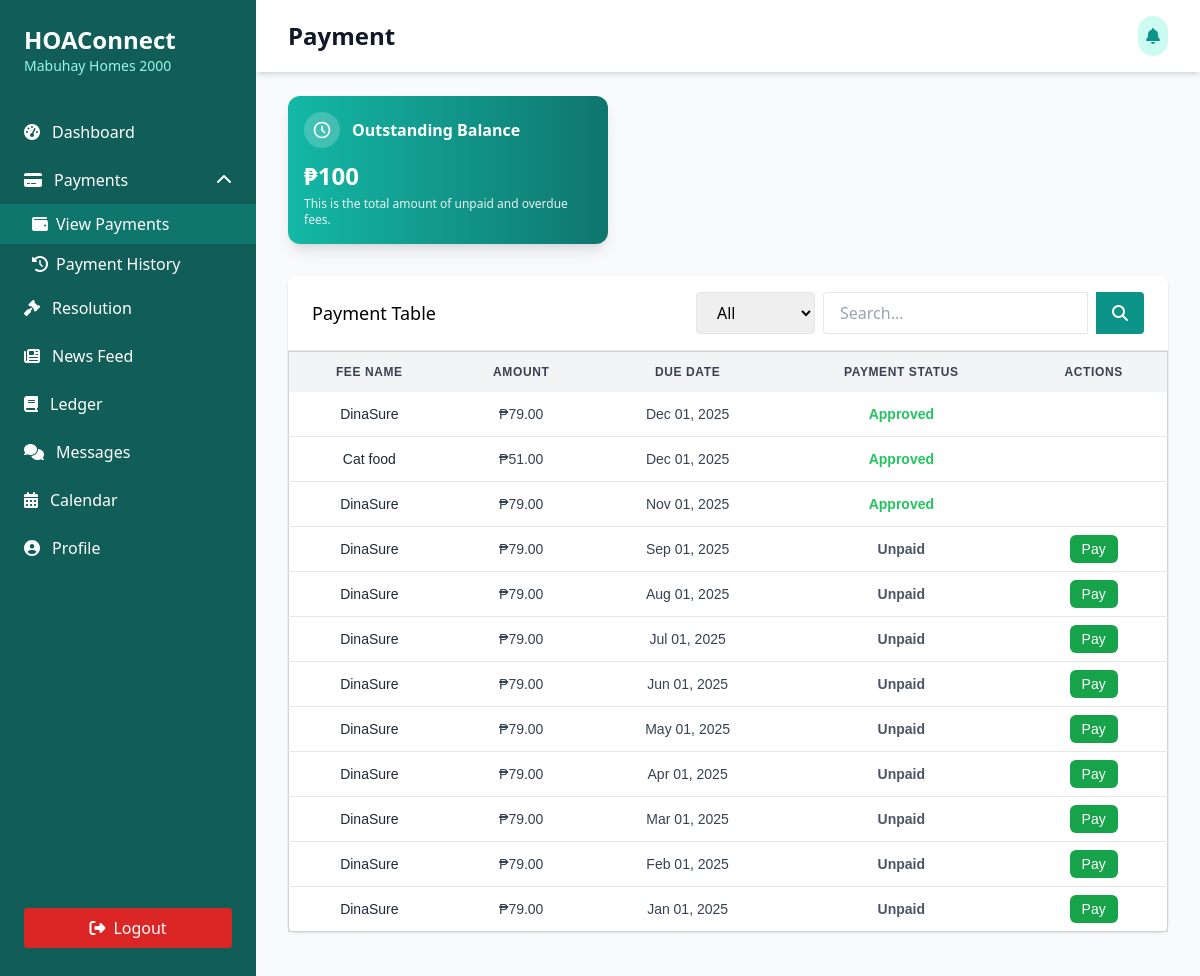
/Users/home-owner/homeowner-payment.php, run on an earlier commit of the app's database.
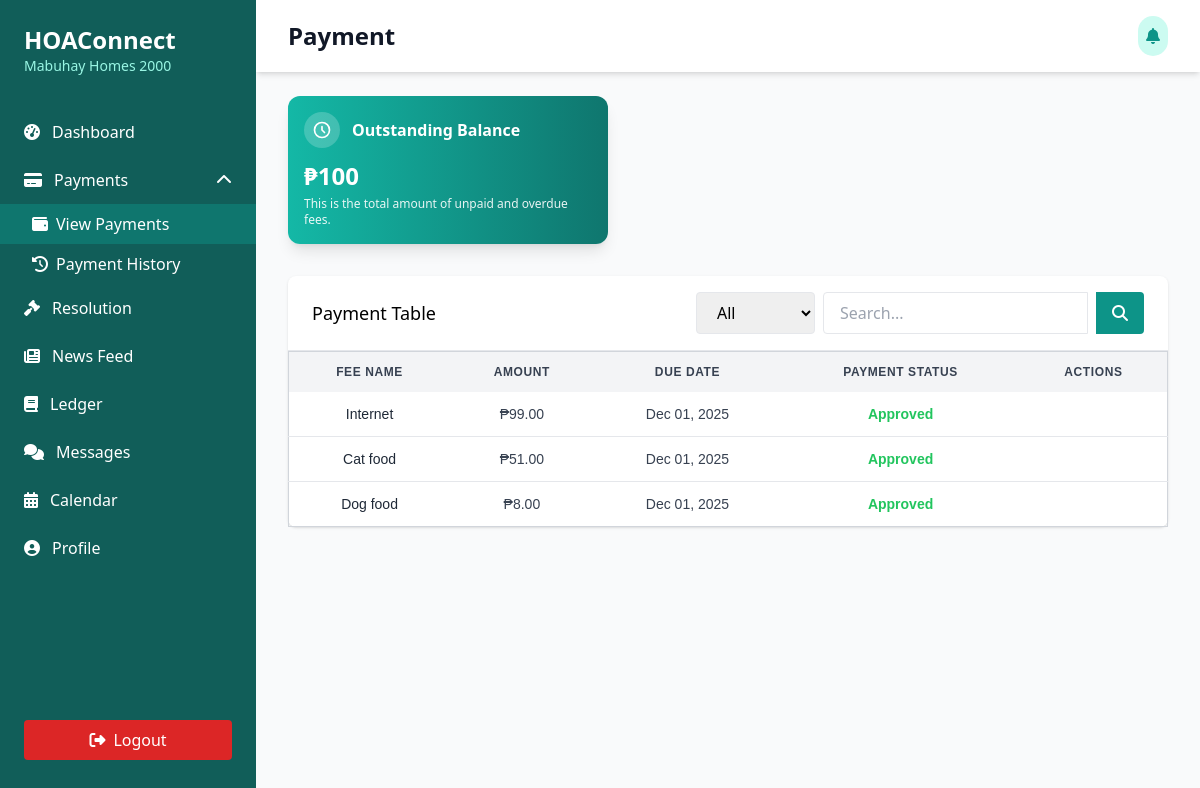
And on a later commit of the database.
### tables this page shows
CREATE TABLE `fee_assignation` (
  `id` int(11) NOT NULL,
  `user_id` int(11) NOT NULL,
  `fee_type_id` int(11) NOT NULL,
  `next_due` date DEFAULT NULL,
  `is_paid` int(11) NOT NULL,
  `payment_method` varchar(100) NOT NULL,
  `payment_receipt_name` varchar(255) NOT NULL,
  `remarks` varchar(255) NOT NULL,
  `is_approved` int(11) NOT NULL,
  `date_created` date NOT NULL,
  `date_updated` date NOT NULL
);

CREATE TABLE `fee_type` (
  `id` int(11) NOT NULL,
  `fee_type_id` int(11) NOT NULL,
  `user_id` int(11) NOT NULL,
  `fee_name` varchar(50) NOT NULL,
  `description` varchar(255) NOT NULL,
  `amount` int(11) NOT NULL,
  `cadence` int(11) NOT NULL,
  `start_date` date NOT NULL,
  `is_active` int(11) NOT NULL,
  `remarks` varchar(255) DEFAULT NULL,
  `approved` int(11) DEFAULT NULL,
  `datetime_created` datetime NOT NULL,
  `datetime_updated` datetime NOT NULL
);

### Users/home-owner/homeowner-payment.php (the view, shortened to what the changed rows need)
<?php
include('../../connection/connection.php');
$user_id = '20252509';
$sql_fees = "SELECT fa.id, fa.fee_type_id, fa.next_due, fa.is_paid, fa.is_approved,
                    ft.fee_name, ft.amount, ft.cadence
             FROM fee_assignation fa
             JOIN fee_type ft ON fa.fee_type_id = ft.fee_type_id
             WHERE fa.user_id = '$user_id'
             ORDER BY fa.next_due DESC";
$res_fees = mysqli_query($conn, $sql_fees);
?>
<!DOCTYPE html>
<html lang="en">
<head>
<script src="https://cdn.tailwindcss.com"></script>
<link rel="stylesheet" href="https://cdnjs.cloudflare.com/ajax/libs/font-awesome/6.4.0/css/all.min.css">
</head>
<body class="bg-gray-50">
<div class="min-h-screen flex">
    <div class="bg-teal-800 text-white w-64 py-6 flex flex-col">
        <div class="px-6 mb-8">
            <h1 class="text-2xl font-bold">HOAConnect</h1>
        </div>
    </div>
    <div class="flex-1 overflow-x-hidden overflow-y-auto">
        <header class="bg-white shadow-md">
            <div class="max-w-7xl mx-auto py-4 px-4 sm:px-6 lg:px-8 flex justify-between items-center">
                <h1 class="text-2xl font-bold text-gray-900">Payment</h1>
            </div>
        </header>
        <main class="max-w-7xl mx-auto py-6 px-4 sm:px-6 lg:px-8">
            <div class="bg-gradient-to-r from-teal-500 to-teal-700 rounded-xl shadow-lg mb-8 p-4 max-w-xs text-white">
                <div class="flex items-center space-x-3">
                    <h2 class="text-md font-semibold">Outstanding Balance</h2>
                </div>
            </div>
            <div class="bg-white rounded-lg shadow mb-8">
                <div class="px-6 py-4 border-b border-gray-200 flex justify-between items-center">
                    <h2 class="text-lg font-medium">Payment Table</h2>
                </div>
                <div class="overflow-x-auto">
                    <table class="min-w-full border border-gray-300 rounded-lg text-sm font-[Arial]">
                        <thead class="bg-gray-100">
                            <tr class="text-left text-gray-700 uppercase text-xs tracking-wider">
                                <th class="px-4 py-3 text-center">Fee Name</th>
                                <th class="px-4 py-3 text-center">Amount</th>
                                <th class="px-4 py-3 text-center">Due Date</th>
                                <th class="px-4 py-3 text-center">Payment Status</th>
                                <th class="px-4 py-3 text-center">Actions</th>
                            </tr>
                        </thead>
                        <tbody class="divide-y divide-gray-200">
                          <?php
                          if(mysqli_num_rows($res_fees) > 0){
                              while($row_fees = mysqli_fetch_assoc($res_fees)){
                                  $is_paid = (int)$row_fees['is_paid'];
                                  $is_approved = (int)$row_fees['is_approved'];
                                  if($is_paid === 0 && $is_approved === 0){
                                      $payment_status = "<span class='text-gray-600 font-semibold'>Unpaid</span>";
                                  } elseif($is_paid === 1 && $is_approved === 0){
                                      $payment_status = "<span class='text-red-600 font-semibold'>Rejected</span>";
                                  } elseif($is_approved === 2){
                                      $payment_status = "<span class='text-yellow-500 font-semibold'>Pending</span>";
                                  } elseif($is_approved === 1){
                                      $payment_status = "<span class='text-green-500 font-semibold'>Approved</span>";
                                  } else {
                                      $payment_status = "<span class='text-gray-500 font-semibold'>N/A</span>";
                                  }
                              if (($is_approved === 2 && $is_paid === 0) || ($is_approved === 0 && $is_paid === 1) || ($is_approved === 0 && $is_paid === 0)) {
                                  $action_btn = '<a href="homeowner-pay-fee.php?id=' . $row_fees['id'] . '&user_id=' . $user_id . '" class="bg-green-600 hover:bg-green-700 text-white px-3 py-1.5 rounded-md text-sm transition">Pay</a>';
                              } elseif ($is_approved === 1 && $is_paid === 1) {
                                  $action_btn = "";
                              } else {
                                  $action_btn = '<a href="homeowner-pay-fee.php?id=' . $row_fees['id'] . '&user_id=' . $user_id . '" class="bg-green-600 hover:bg-green-700 text-white px-3 py-1.5 rounded-md text-sm transition">Pay</a>';
                              }
                          ?>
                          <tr class="hover:bg-gray-50 transition">
                              <td class="px-4 py-3 text-center font-medium text-gray-800"><?php echo $row_fees['fee_name']; ?></td>
                              <td class="px-4 py-3 text-center text-gray-700">₱<?php echo number_format($row_fees['amount'], 2); ?></td>
                              <td class="px-4 py-3 text-center text-gray-700"><?php echo date('M d, Y', strtotime($row_fees['next_due'])); ?></td>
                              <td class="px-4 py-3 text-center"><?php echo $payment_status; ?></td>
                              <td class="px-4 py-3 text-center"><?php echo $action_btn; ?></td>
                          </tr>
                          <?php
                              }
                          } else {
                              echo '<tr><td colspan="6" class="text-center py-4 text-gray-500">No fee records found.</td></tr>';
                          }
                          ?>
                        </tbody>
                    </table>
                </div>
            </div>
        </main>
    </div>
</div>
</body>
</html>

What changed in the data, as far as the page shows it:
removed fee_assignation: fee_type.fee_name "DinaSure", fee_type.amount "79.00", next_due "Dec 01, 2025", is_paid "Approved"
removed fee_assignation: fee_type.fee_name "DinaSure", fee_type.amount "79.00", next_due "Nov 01, 2025", is_paid "Approved"
removed fee_assignation: fee_type.fee_name "DinaSure", fee_type.amount "79.00", next_due "Sep 01, 2025", is_paid "Unpaid"
removed fee_assignation: fee_type.fee_name "DinaSure", fee_type.amount "79.00", next_due "Aug 01, 2025", is_paid "Unpaid"
removed fee_assignation: fee_type.fee_name "DinaSure", fee_type.amount "79.00", next_due "Jul 01, 2025", is_paid "Unpaid"
removed fee_assignation: fee_type.fee_name "DinaSure", fee_type.amount "79.00", next_due "Jun 01, 2025", is_paid "Unpaid"
removed fee_assignation: fee_type.fee_name "DinaSure", fee_type.amount "79.00", next_due "May 01, 2025", is_paid "Unpaid"
removed fee_assignation: fee_type.fee_name "DinaSure", fee_type.amount "79.00", next_due "Apr 01, 2025", is_paid "Unpaid"
removed fee_assignation: fee_type.fee_name "DinaSure", fee_type.amount "79.00", next_due "Mar 01, 2025", is_paid "Unpaid"
removed fee_assignation: fee_type.fee_name "DinaSure", fee_type.amount "79.00", next_due "Feb 01, 2025", is_paid "Unpaid"
removed fee_assignation: fee_type.fee_name "DinaSure", fee_type.amount "79.00", next_due "Jan 01, 2025", is_paid "Unpaid"
added fee_assignation: fee_type.fee_name "Internet", fee_type.amount "99.00", next_due "Dec 01, 2025", is_paid "Approved"
added fee_assignation: fee_type.fee_name "Dog food", fee_type.amount "8.00", next_due "Dec 01, 2025", is_paid "Approved"
